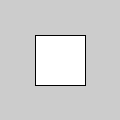
Frame 1 (no input)
Frame 60 (the mouse pressed at the canvas centre just before this capture): identical to frame 1, image omitted
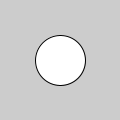
Frame 120 (the mouse held since frame 60 and released just before this capture)

The Processing sketch that drew these frames (run headless with seeded random() and noise(); from frame 60 on, the mouse is pressed at the canvas centre):

// Processing sketch: week5_4_if_condition
// ── week5_4_if_condition.pde
void setup() {
  size(120, 120);
  smooth();
  //strokeWeight(30);
}
void draw() {
  background(204);
  
  if(mousePressed) {
    ellipse(width*0.5, height*0.5,50,50);
  }
  
  if(mousePressed == false){
    rect(width*0.5 - 25, height*0.5 -25,50,50);
  }
}
